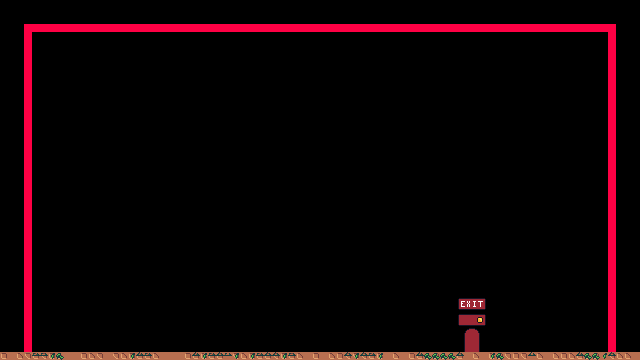

Tiled map render using the project's own tile images. Description and the map definition, with tile-layer contents summarised, below:
An orthogonal 80x45 tile map with 8x8 px tiles, 5 tile layers (dark-background, dark-middleground, dark-collision, dark-foreground, ...) and 3 objects (exit, left-ground, right-ground).

<map version="1.4" tiledversion="1.4.1" orientation="orthogonal" renderorder="right-down" width="80" height="45" tilewidth="8" tileheight="8" infinite="0" nextlayerid="9" nextobjectid="4">
 <tileset firstgid="1" name="tiles" tilewidth="8" tileheight="8" tilecount="64" columns="8">
  <image source="../../images/tiles.png" width="64" height="64" />
 </tileset>
 <layer id="1" name="dark-background" width="80" height="45">
  <data>[3600 cells, 0 non-empty, 0 distinct tile ids]</data>
 </layer>
 <layer id="2" name="dark-middleground" width="80" height="45">
  <data>[3600 cells, 22 non-empty, 22 distinct tile ids]</data>
 </layer>
 <layer id="3" name="dark-collision" width="80" height="45">
  <data>[3600 cells, 80 non-empty, 4 distinct tile ids]</data>
 </layer>
 <layer id="4" name="dark-foreground" width="80" height="45">
  <data>[3600 cells, 38 non-empty, 4 distinct tile ids]</data>
 </layer>
 <layer id="5" name="player-collision" width="80" height="45">
  <data>[3600 cells, 154 non-empty, 1 distinct tile ids]</data>
 </layer>
 <objectgroup id="8" name="exit">
  <object id="3" name="exit" x="464.67" y="336.33" width="4" height="4" />
 </objectgroup>
 <objectgroup id="6" name="spawners">
  <object id="1" name="left-ground" x="3.5" y="341">
   <properties>
    <property name="direction" value="right" />
    <property name="enemy" value="slimey" />
    <property name="frequency" type="int" value="8" />
    <property name="level" type="int" value="1" />
   </properties>
  </object>
  <object id="2" name="right-ground" x="632" y="341">
   <properties>
    <property name="direction" value="left" />
    <property name="enemy" value="slimey" />
    <property name="frequency" type="int" value="8" />
    <property name="level" type="int" value="1" />
   </properties>
  </object>
 </objectgroup>
</map>
